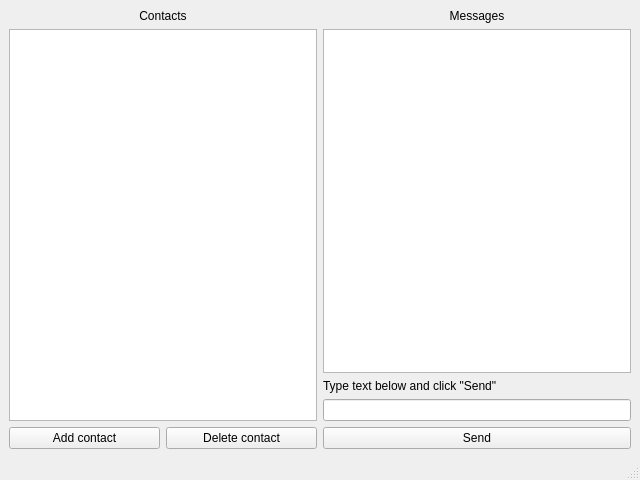
<?xml version="1.0" encoding="UTF-8"?>
<ui version="4.0">
 <class>MainWindow</class>
 <widget class="QMainWindow" name="MainWindow">
  <property name="geometry">
   <rect>
    <x>0</x>
    <y>0</y>
    <width>640</width>
    <height>480</height>
   </rect>
  </property>
  <property name="windowTitle">
   <string>Messenger</string>
  </property>
  <widget class="QWidget" name="centralwidget">
   <layout class="QGridLayout" name="gridLayout_2">
    <item row="0" column="0">
     <widget class="QLabel" name="label_contacts">
      <property name="text">
       <string>Contacts</string>
      </property>
      <property name="alignment">
       <set>Qt::AlignCenter</set>
      </property>
     </widget>
    </item>
    <item row="4" column="1">
     <widget class="QLineEdit" name="edit_message"/>
    </item>
    <item row="5" column="1">
     <widget class="QPushButton" name="btn_send_message">
      <property name="text">
       <string>Send</string>
      </property>
     </widget>
    </item>
    <item row="0" column="1">
     <widget class="QLabel" name="label_messages">
      <property name="text">
       <string>Messages</string>
      </property>
      <property name="alignment">
       <set>Qt::AlignCenter</set>
      </property>
     </widget>
    </item>
    <item row="2" column="0" rowspan="3">
     <widget class="QListView" name="list_contacts"/>
    </item>
    <item row="5" column="0">
     <layout class="QHBoxLayout" name="horizontalLayout_5">
      <item>
       <layout class="QHBoxLayout" name="horizontalLayout">
        <item>
         <widget class="QPushButton" name="btn_add_contact">
          <property name="text">
           <string>Add contact</string>
          </property>
         </widget>
        </item>
        <item>
         <widget class="QPushButton" name="btn_del_contact">
          <property name="text">
           <string>Delete contact</string>
          </property>
         </widget>
        </item>
       </layout>
      </item>
     </layout>
    </item>
    <item row="3" column="1">
     <widget class="QLabel" name="label_help">
      <property name="text">
       <string>Type text below and click &quot;Send&quot;</string>
      </property>
     </widget>
    </item>
    <item row="2" column="1">
     <widget class="QListView" name="list_messages"/>
    </item>
   </layout>
  </widget>
  <widget class="QMenuBar" name="menubar">
   <property name="geometry">
    <rect>
     <x>0</x>
     <y>0</y>
     <width>640</width>
     <height>22</height>
    </rect>
   </property>
  </widget>
  <widget class="QStatusBar" name="statusbar"/>
 </widget>
 <resources/>
 <connections/>
</ui>
